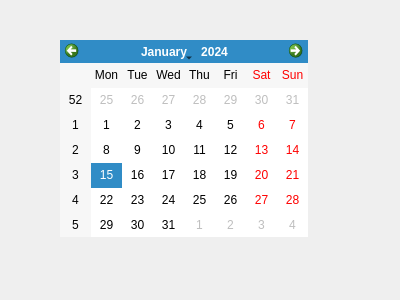
<?xml version="1.0" encoding="UTF-8"?>
<ui version="4.0">
 <class>Form</class>
 <widget class="QWidget" name="Form">
  <property name="geometry">
   <rect>
    <x>0</x>
    <y>0</y>
    <width>400</width>
    <height>300</height>
   </rect>
  </property>
  <property name="windowTitle">
   <string>Form</string>
  </property>
  <widget class="QCalendarWidget" name="calendarWidget">
   <property name="geometry">
    <rect>
     <x>60</x>
     <y>40</y>
     <width>248</width>
     <height>197</height>
    </rect>
   </property>
  </widget>
 </widget>
 <resources/>
 <connections/>
</ui>
